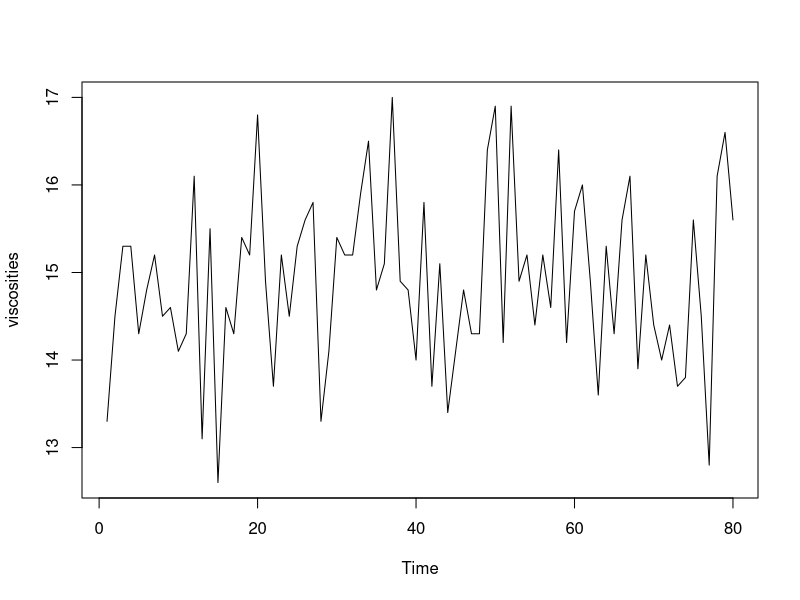
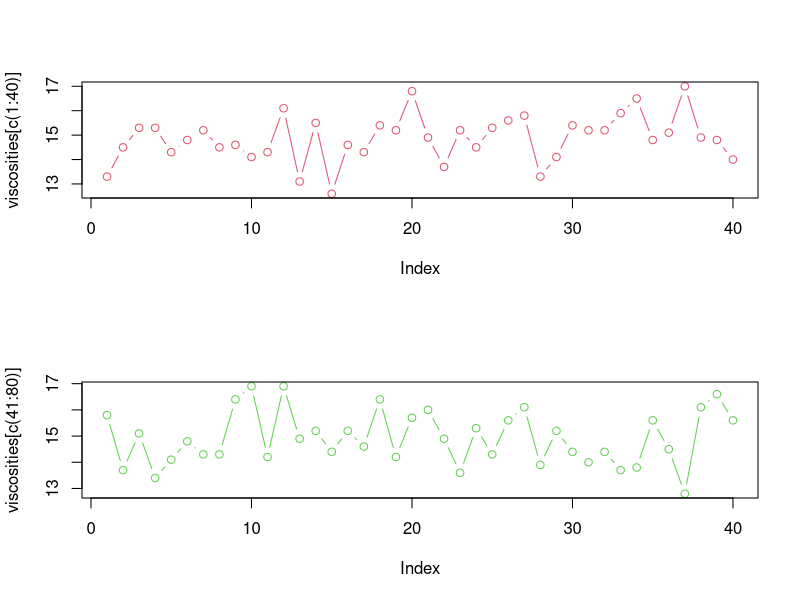

Generate these figures, in order, with R:
viscosities <- c(13.3, 14.5, 15.3, 15.3, 14.3, 14.8, 15.2, 14.5, 14.6, 14.1,
				 14.3, 16.1, 13.1, 15.5, 12.6, 14.6, 14.3, 15.4, 15.2, 16.8,
				 14.9, 13.7, 15.2, 14.5, 15.3, 15.6, 15.8, 13.3, 14.1, 15.4,
				 15.2, 15.2, 15.9, 16.5, 14.8, 15.1, 17.0, 14.9, 14.8, 14.0,
				 15.8, 13.7, 15.1, 13.4, 14.1, 14.8, 14.3, 14.3, 16.4, 16.9,
				 14.2, 16.9, 14.9, 15.2, 14.4, 15.2, 14.6, 16.4, 14.2, 15.7,
				 16.0, 14.9, 13.6, 15.3, 14.3, 15.6, 16.1, 13.9, 15.2, 14.4,
				 14.0, 14.4, 13.7, 13.8, 15.6, 14.5, 12.8, 16.1, 16.6, 15.6)

# a
plot.ts(viscosities)

# b
par(mfrow = c(2,1))
plot(viscosities[c(1:40)], type= "b", col = 2)
plot(viscosities[c(41:80)], type = "b", col = 3)

# c
mean(viscosities[c(1:40)])
var(viscosities[c(1:40)])
mean(viscosities[c(41:80)])
var(viscosities[c(41:80)])
mean(viscosities[c(1:40)]) - mean(viscosities[c(41:80)])
var(viscosities[c(1:40)]) - var(viscosities[c(41:80)])
var(viscosities[c(41:80)]) / var(viscosities[c(1:40)])
